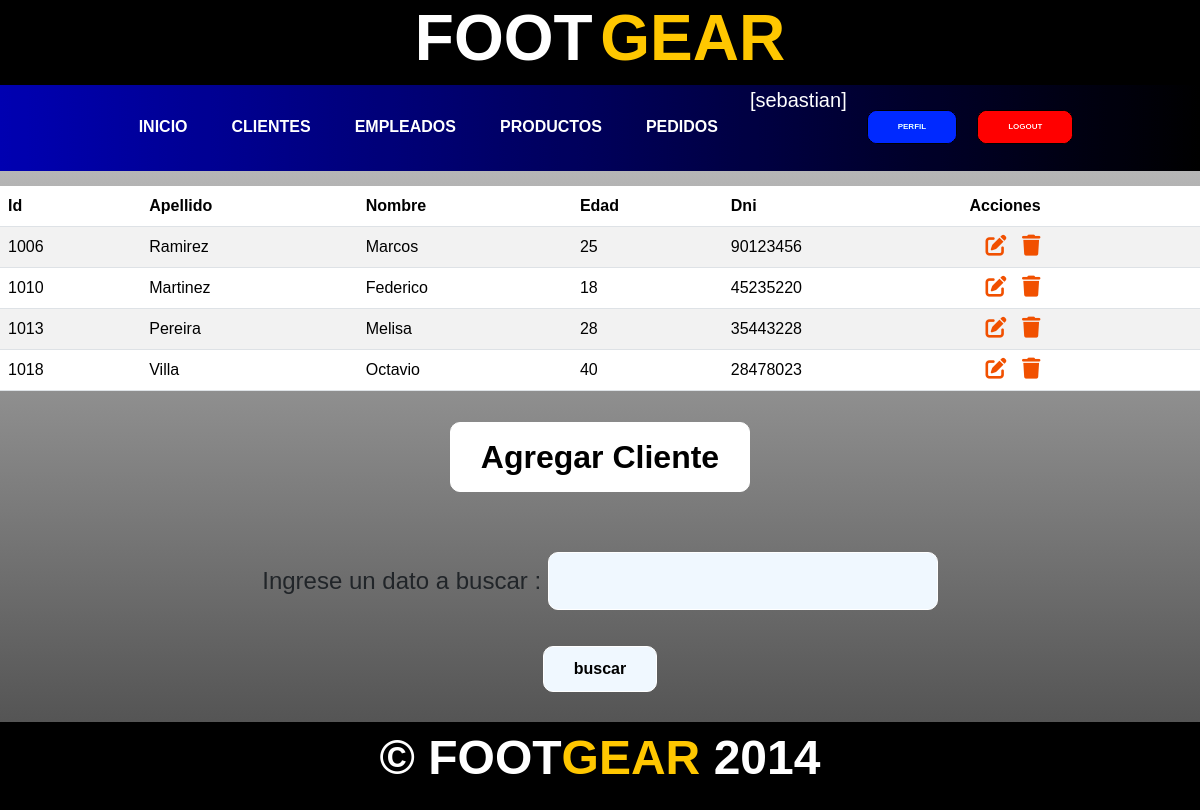
The page /clientes/ (signed in) on the database as committed earlier.
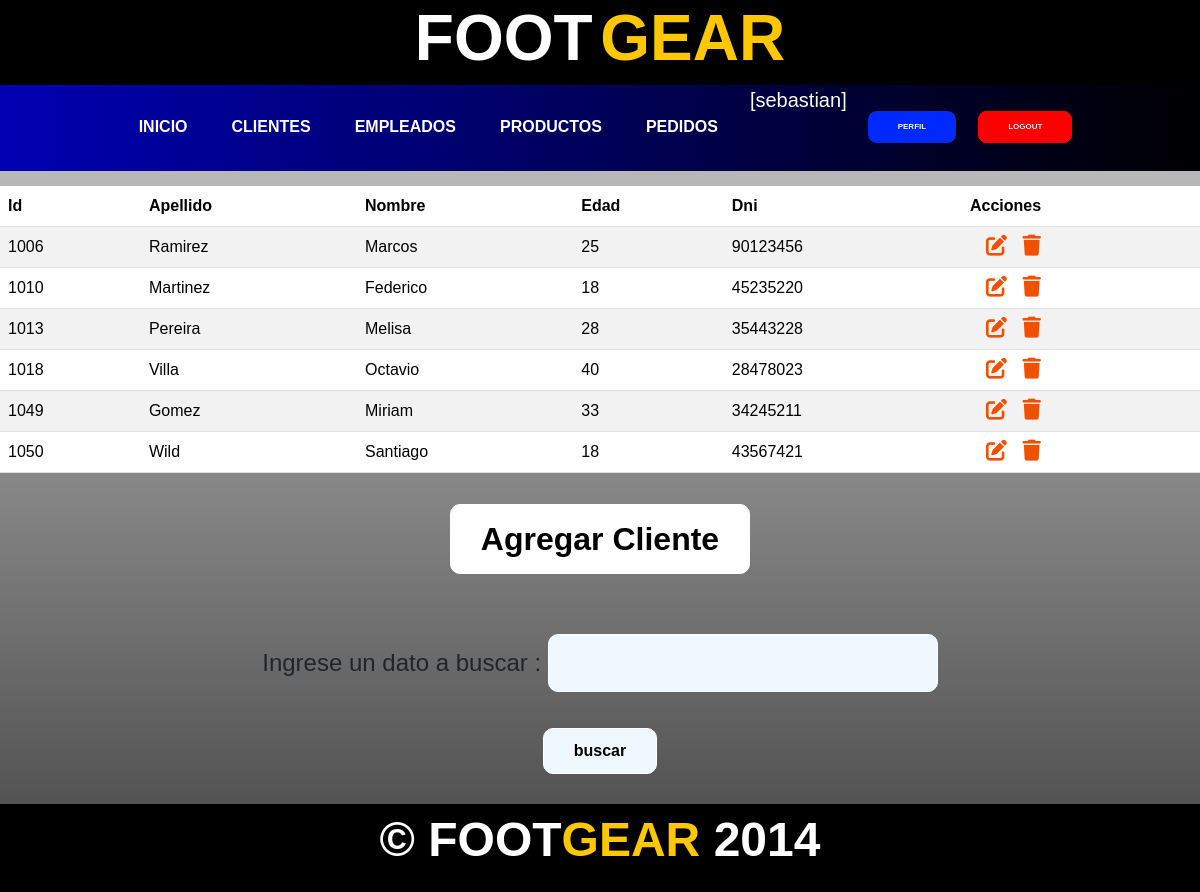
The same page on the database as committed later.
### aplicacion/models.py (models this page shows, shortened)
class Cliente(models.Model):
    nombre = models.CharField(max_length=50)
    apellido = models.CharField(max_length=50)
    edad = models.IntegerField()
    dni = models.IntegerField()

### aplicacion/views.py (the view)
# urls.py: path('clientes/', clientes,name="clientes"),
@login_required
def clientes(request):
    formulario_cliente = ClienteForm()
    contexto = {
        'clientes': Cliente.objects.all(),
        'form': formulario_cliente
    }
    return render(request,"aplicacion/clientes.html",contexto)

### aplicacion/forms.py
class ClienteForm(forms.Form):
    nombre = forms.CharField(max_length=50,required=True)
    dni = forms.IntegerField(required=True)
    apellido = forms.CharField(max_length=50,required=True)
    edad = forms.IntegerField(required=True)

### aplicacion/templates/aplicacion/clientes.html (shortened to what this page needs)
{% extends 'aplicacion/index.html' %}
{% block tabla_clientes %}
<div class="button_container table_container">
    <table class="table table-striped">
        <thead>
            <tr>
                <th>Id</th>
                <th>Apellido</th>
                <th>Nombre</th>
                <th>Edad</th>
                <th>Dni</th>
                <th>Acciones</th>
            </tr>
        </thead>
        <tbody>
        {% for c in clientes %}
            <tr>
                <td>{{ c.id }}</td>
                <td>{{ c.apellido }}</td>
                <td>{{ c.nombre }}</td>
                <td>{{ c.edad }}</td>
                <td>{{ c.dni }}</td>
                <td>
                <a
                href="{% url 'cliente_update' c.id %}"
                class="btn editar_tablas"
                style="--bs-btn-padding-y: .25rem;"
                >
                </a>
                <a
                href="{% url 'cliente_delete' c.id %}"
                class="btn borrar_tablas"
                style="--bs-btn-padding-y: .25rem;"
                >
                </a>
            </td>
            </tr>
        {% endfor %}
        </tbody>
    </table>
</div>
{% endblock tabla_clientes%}
{% block formulario %}
<div class="button_container">
    <button  id="mostrarFormulario">Agregar Cliente</button>
</div>
{% endblock formulario %}
{% block busqueda %}
<form action="{% url 'encontrar_clientes' %}" method="get">
    <div class="tabla_formularios">
        <p class="texto_buscar">Ingrese un dato a buscar : <input type="text" name= "buscar" id= "buscar"></p>
    </div>
    <div class="form">
        <input  type="submit" value="buscar">
    </div>
</form>
{% endblock busqueda %}

Rows that differ between the two databases and show on the page:
added Cliente: id "1049", apellido "Gomez", nombre "Miriam", edad "33", dni "34245211"
added Cliente: id "1050", apellido "Wild", nombre "Santiago", edad "18", dni "43567421"
